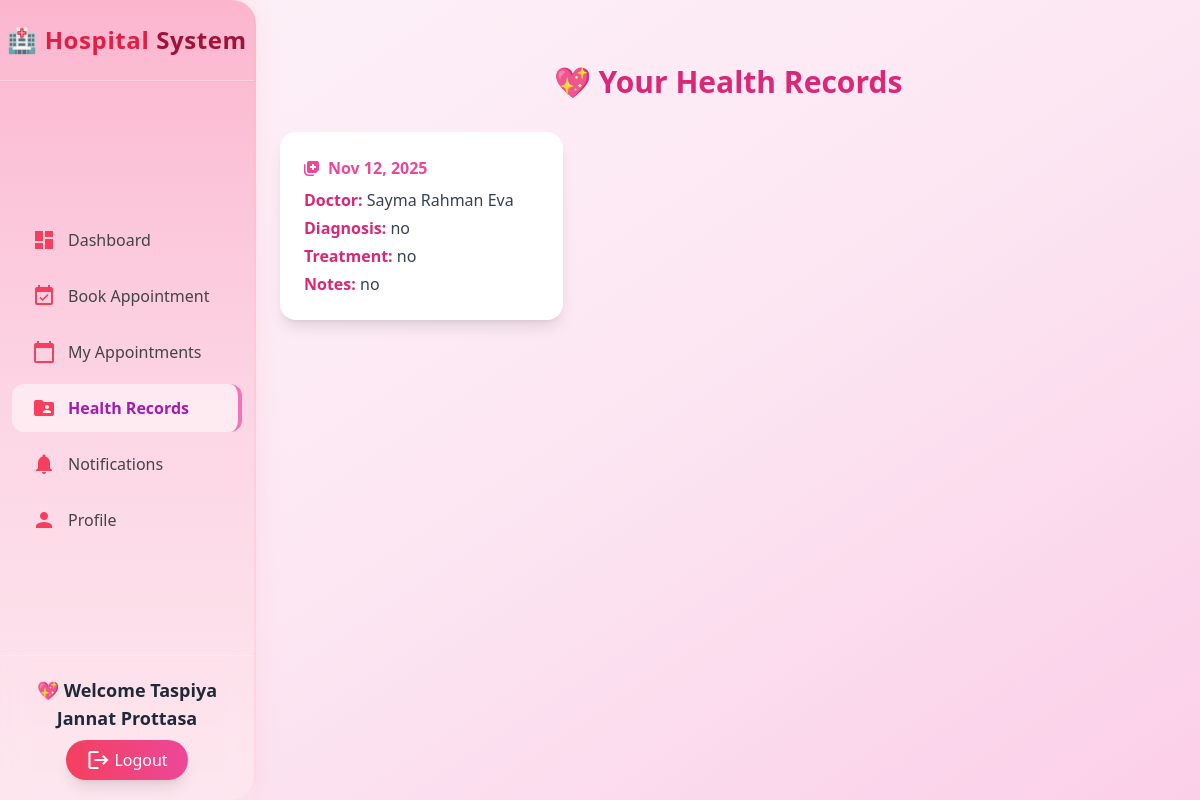
The page /patients/records/ (signed in) on the database its author committed.
### accounts/models.py (models this page shows, shortened)
class UserProfile(models.Model):
    USER_TYPE_CHOICES = (('patient', 'Patient'), ('doctor', 'Doctor'))
    username = models.CharField(max_length=150, unique=True)
    current_role = models.CharField(max_length=20, choices=[("doctor","Doctor"),("patient","Patient")], default="patient")
    email = models.EmailField(unique=True)
    name = models.CharField(max_length=255)
    password = models.CharField(max_length=256)
    user_type = models.CharField(max_length=10, choices=USER_TYPE_CHOICES)
    phone = models.CharField(max_length=15, blank=True, null=True)
    age = models.IntegerField(blank=True, null=True)
    address = models.TextField(blank=True, null=True)
    specialization = models.CharField(max_length=100, blank=True, null=True)
    license = models.CharField(max_length=50, blank=True, null=True)
    gender = models.CharField(max_length=10, blank=True, null=True)
    blood_group = models.CharField(max_length=3, blank=True, null=True)
    bio = models.TextField(blank=True, null=True)
    profile_pic = models.ImageField(upload_to="profiles/", blank=True, null=True)
    created_at = models.DateTimeField(auto_now_add=True)
    visit_fee = models.CharField(max_length=50, blank=True, null=True)
    objects = UserManager()

### patients/models.py (models this page shows, shortened)
class HealthRecord(models.Model):
    patient = models.ForeignKey(UserProfile, on_delete=models.CASCADE, related_name="health_records")
    doctor = models.ForeignKey(UserProfile, on_delete=models.SET_NULL, null=True, blank=True, related_name="doctor_records")
    diagnosis = models.TextField()
    treatment = models.TextField()
    notes = models.TextField(blank=True)
    date = models.DateTimeField(auto_now_add=True)

### patients/views.py (the view)
    def wrapper(request, *args, **kwargs):
        user = get_session_user(request)
        if not user:
            messages.warning(request, "Please login first.")
            return redirect("LogInSignUppage")
        return func(request, *args, **kwargs)

### doctors/context_processors.py (called while the page is built)
def doctor_context(request):
    user_id = request.session.get("user_id")
    if not user_id:
        return {}
    try:
        doctor = UserProfile.objects.get(id=user_id, user_type="doctor")
        return {"doctor": doctor}
    except UserProfile.DoesNotExist:
        return {}

### patients/context_processors.py (called while the page is built)
def patient_context(request):
    user_id = request.session.get("user_id")
    if not user_id:
        return {}
    try:
        patient = UserProfile.objects.get(id=user_id, user_type="patient")
        return {"patient": patient}
    except UserProfile.DoesNotExist:
        return {}

### patients/views.py (called while the page is built)
def get_session_user(request):
    user_id = request.session.get("user_id")
    if not user_id:
        return None
    try:
        user = UserProfile.objects.get(id=user_id)
        mode = request.session.get("mode")
        if mode == "patient":
            user.user_type = "patient"
        return user
    except UserProfile.DoesNotExist:
        return None

def login_required_view(func):
    def wrapper(request, *args, **kwargs):
        user = get_session_user(request)
        if not user:
            messages.warning(request, "Please login first.")
            return redirect("LogInSignUppage")
        return func(request, *args, **kwargs)
    return wrapper

@login_required_view
def health_records(request):
    patient = get_session_user(request)
    if not patient:
        messages.warning(request, "Please login first.")
        return redirect("LogInSignUppage")
    records = HealthRecord.objects.filter(patient=patient).order_by('-date')
    return render(request, "health_records.html", {"records": records, "patient": patient})

### patients/templates/health_records.html (shortened to what this page needs)
{% load static %}
<!DOCTYPE html>
<html lang="en">
<head>
<script src="https://cdn.tailwindcss.com"></script>
<link rel="stylesheet" href="https://cdnjs.cloudflare.com/ajax/libs/font-awesome/6.4.2/css/all.min.css"/>
</head>
<body class="bg-gradient-to-br from-pink-50 via-pink-100 to-pink-200 font-sans min-h-screen flex flex-col md:flex-row">
  <div class="w-full md:w-64 md:fixed md:h-screen">
    {% include "patient_sidebar.html" %}
  </div>
  <main class="flex-1 p-6 md:ml-64 mt-16 md:mt-10 fade-in">
    <h1 class="text-2xl md:text-3xl font-bold text-pink-600 mb-8 text-center">
      💖 Your Health Records
    </h1>
    {% if records %}
      <div class="grid grid-cols-1 sm:grid-cols-2 lg:grid-cols-3 gap-6">
        {% for record in records %}
        <div class="bg-white rounded-2xl shadow-lg p-6 transition transform hover:scale-[1.02] hover:shadow-2xl fade-in">
          <p class="flex items-center space-x-2 text-pink-500 font-semibold mb-2">
            <i class="fas fa-notes-medical"></i>
            <span>{{ record.date|date:"M d, Y" }}</span>
          </p>
          <p class="text-gray-700"><span class="font-semibold text-pink-600">Doctor:</span> {{ record.doctor.name }}</p>
          <p class="text-gray-700 mt-1"><span class="font-semibold text-pink-600">Diagnosis:</span> {{ record.diagnosis }}</p>
          <p class="text-gray-700 mt-1"><span class="font-semibold text-pink-600">Treatment:</span> {{ record.treatment }}</p>
          <p class="text-gray-700 mt-1"><span class="font-semibold text-pink-600">Notes:</span> {{ record.notes }}</p>
        </div>
        {% endfor %}
      </div>
    {% else %}
      <p class="text-center text-gray-500 mt-10 text-lg">No health records found 💖</p>
    {% endif %}
  </main>
</body>
</html>

### patients/templates/patient_sidebar.html (shortened to what this page needs)
{% load static %}
<!DOCTYPE html>
<html lang="en">
<head>
  <script src="https://cdn.tailwindcss.com"></script>
  <link href="https://cdnjs.cloudflare.com/ajax/libs/font-awesome/6.5.0/css/all.min.css" rel="stylesheet">
</head>
<body class="min-h-screen">
  <aside id="sidebar"
         class="sidebar fixed top-0 left-0 h-full w-64 text-gray-700 flex flex-col justify-between shadow-2xl rounded-r-3xl transform -translate-x-full lg:translate-x-0 transition-all duration-300 z-40">
    <div class="hidden lg:block text-center font-bold text-2xl py-6 border-b border-white/30 shadow-sm tracking-wide">
      🏥 <span class="text-rose-600">Hospital</span><span class="text-rose-800"> System</span>
    </div>
    <ul class="mt-20 lg:mt-6 space-y-2 px-3 overflow-y-auto">
      <li>
        <a href="{% url 'patient_dashboard' %}"
           class="flex items-center px-5 py-3 rounded-xl nav-item {% if request.resolver_match.url_name == 'patient_dashboard' %}active-link{% endif %}">
          <i class="material-icons mr-3 text-rose-500">dashboard</i> Dashboard
        </a>
      </li>
      <li>
        <a href="{% url 'book_appointment' %}"
           class="flex items-center px-5 py-3 rounded-xl nav-item {% if request.resolver_match.url_name == 'book_appointment' %}active-link{% endif %}">
          <i class="material-icons mr-3 text-rose-500">event_available</i> Book Appointment
        </a>
      </li>
      <li>
        <a href="{% url 'my_appointments' %}"
           class="flex items-center px-5 py-3 rounded-xl nav-item {% if request.resolver_match.url_name == 'my_appointments' %}active-link{% endif %}">
          <i class="material-icons mr-3 text-rose-500">calendar_today</i> My Appointments
        </a>
      </li>
      <li>
        <a href="{% url 'health_records' %}"
           class="flex items-center px-5 py-3 rounded-xl nav-item {% if request.resolver_match.url_name == 'health_records' %}active-link{% endif %}">
          <i class="material-icons mr-3 text-rose-500">folder_shared</i> Health Records
        </a>
      </li>
      <li>
        <a href="{% url 'notifications' %}"
           class="flex items-center px-5 py-3 rounded-xl nav-item {% if request.resolver_match.url_name == 'notifications' %}active-link{% endif %}">
          <i class="material-icons mr-3 text-rose-500">notifications</i> Notifications
        </a>
      </li>
      <li>
        <a href="{% url 'patient_profile' %}"
           class="flex items-center px-5 py-3 rounded-xl nav-item {% if request.resolver_match.url_name == 'patient_profile' %}active-link{% endif %}">
          <i class="material-icons mr-3 text-rose-500">person</i> Profile
        </a>
      </li>
    </ul>
    <div class="p-5 text-center border-t border-white/30 backdrop-blur-md">
      <p class="text-lg font-semibold mb-2 text-gray-800">💖 Welcome {{ patient.name }}</p>
      <a href="{% url 'logout' %}"
         class="inline-flex items-center justify-center gap-1 bg-gradient-to-r from-rose-500 to-pink-500 hover:from-rose-600 hover:to-pink-600 text-white px-5 py-2 rounded-full shadow-lg transition-all duration-300 hover:scale-105">
        <i class="material-icons text-sm">logout</i> Logout
      </a>
    </div>
  </aside>
</body>
</html>

### patients/templates/health_records.html (style rules this page uses)
.fade-in { animation: fadeIn 0.6s ease-in-out; }

### patients/templates/patient_sidebar.html (style rules this page uses)
body { font-family: 'Poppins', sans-serif; background: linear-gradient(to bottom right, #fff0f5, #fef6f9, #fdf4ff); }
.sidebar { background: linear-gradient(180deg, #fbb6ce 0%, #fcd5e4 50%, #fde7ef 100%); box-shadow: 4px 0 20px rgba(255, 192, 203, 0.25); border-right: 2px solid rgba(255, 182, 193, 0.3); transition: all 0.3s ease-in-out; }
.nav-item { transition: all 0.25s ease-in-out; color: #444; }
.active-link { background: rgba(255, 255, 255, 0.5); border-right: 4px solid #f472b6; color: #a21caf !important; font-weight: 600; }

### rows shown on the page
UserProfile: name "Taspiya Jannat Prottasa"
HealthRecord: date "Nov 12, 2025", doctor.name "Sayma Rahman Eva", diagnosis "no", treatment "no", notes "no"
